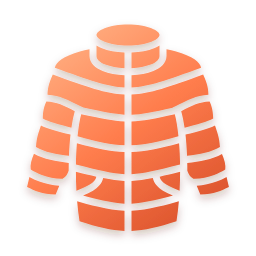
#> input picture tools/art/paeding.png, 256 x 256 px
$ python -i build_images.py   (imports and definitions only)
#> lines starting #> are read from the running program, lines starting #| are printed output that depends on the picture
#> further down, picture is the input picture: PIL image 256x256 RGBA; mean R, G, B, A 95.6, 42.4, 25.3, 81.5
"""Download + optimize card images listed in tools/images.json.

Usage:
    python3 -m venv .venv && .venv/bin/pip install Pillow
    .venv/bin/python tools/build_images.py            # only missing files
    .venv/bin/python tools/build_images.py --force    # rebuild all

Manifest key = "<deck>/<cardId>" -> img/<deck>/<cardId>.webp
  "file": "tools/art/x.png" 가 있으면 url 대신 그 파일을 쓴다 — 직접 손본
  그림(원본 SVG 는 같은 폴더)에 쓴다. url 은 출처 표기용으로 남는다.
  kind "photo": center-crop 4:3, 800x600 webp
  kind "icon" : keep alpha, max 256px webp
Also writes js/credits-data.js (attribution list shown on the Credits screen).
"""
import json, os, sys, time, urllib.request
from io import BytesIO
from PIL import Image

ROOT = os.path.dirname(os.path.dirname(os.path.abspath(__file__)))
MANIFEST = os.path.join(ROOT, "tools", "images.json")
UA = {"User-Agent": "korean-cards-image-builder/1.0"}


# [10 lines left out: function fetch, not called in this run]


def photo(im):
    im = im.convert("RGB")
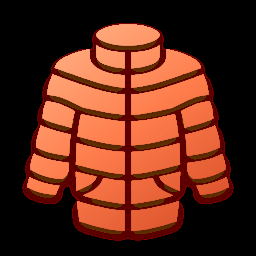
#> im: PIL image 256x256 RGB; mean R, G, B 95.6, 42.4, 25.3
    w, h = im.size
#> w = 256; h = 256
    target = 4 / 3
    if w / h > target:
        nw = int(h * target); x = (w - nw) // 2
        im = im.crop((x, 0, x + nw, h))
    else:
        nh = int(w / target); y = (h - nh) // 2
#> after `nh = int(w / target)`: nh = 192
#> after `y = (h - nh) // 2`: y = 32
        im = im.crop((0, y, w, y + nh))
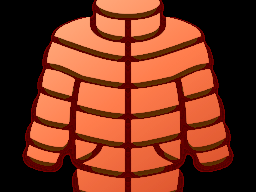
#> im: PIL image 256x192 RGB; mean R, G, B 121.8, 54.5, 32.5
    return im.resize((800, 600), Image.LANCZOS) if im.width > 800 else im


# [35 lines left out: functions icon, main, not called in this run]


# [1 line not run here, left out]

>>> from PIL import Image
>>> picture = Image.open('art/paeding.png')
>>> result = photo(picture)
